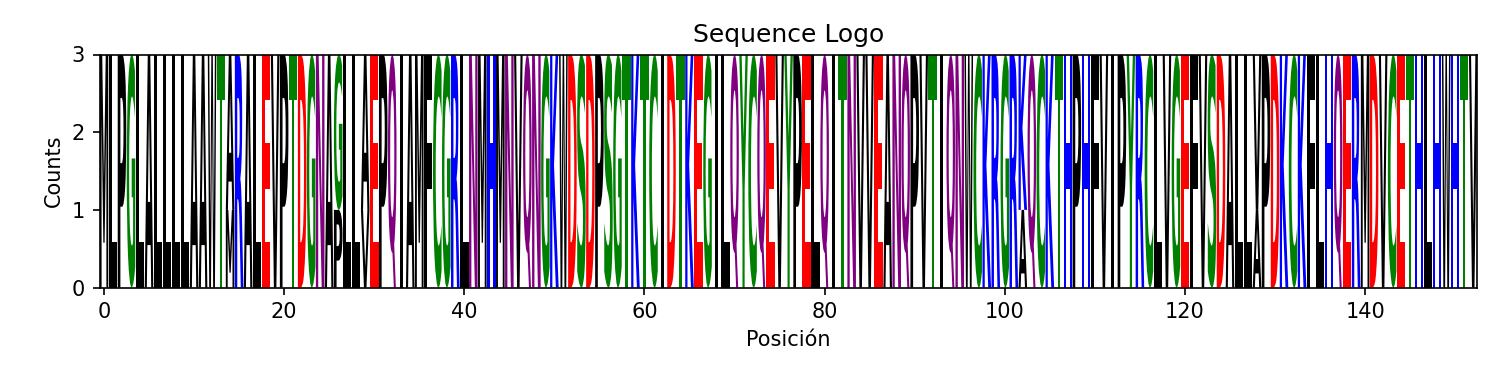

This figure's Python source:
import pandas as pd
import logomaker
import matplotlib.pyplot as plt

secuencias = [
    "MLPGLALLLLAAWTMRALEVPTDGNAPLLVEPQIAMFCGRLNMHMNVQNGKWDSDPSGTKTCIDTKEGILQYCQEVYPELQITNVVEANQPVTIQNWCKRGRAQCKTHPHFVIPYRCLVGEFVSDALLAPDKCKFLHQERMDVCETHLHWHTV",
    "MLPGLALLLLAAWTARALEVPTDGNAGLLAEPQIAMFCGRLNMHMNVQNGKWDSDPSGTKTCIDTKEGILQYCQEVYPELQITNVVEANQPVTIQNWCKRGRKQCKTHPHFVIPYRCLVGEFVSDALLVPDKCKFLHQERMDVCETHLHWHTV",
    "MLPGLALLLLAAWTARALEVPTDGNAGLLAEPQIAMFCGRLNMHMNVQNGKWDSDPSGTKTCIDTKEGILQYCQEVYPELQITNVVEANQPVTIQNWCKRGRKQCKTHPHFVIPYRCLVGEFVSDALLVPDKCKFLHQERMDVCETHLHWHTV",
]

# Construir matriz de conteos: filas = posiciones, columnas = aminoácidos
counts_matrix = logomaker.alignment_to_matrix(secuencias, to_type="counts")

# Convertir a frecuencias
logo = logomaker.Logo(counts_matrix, color_scheme="chemistry")

logo.ax.set_title("Sequence Logo")
logo.ax.set_xlabel("Posición")
logo.ax.set_ylabel("Counts")

plt.tight_layout()
plt.savefig("sequence_logo.png", dpi=150)
plt.show()
